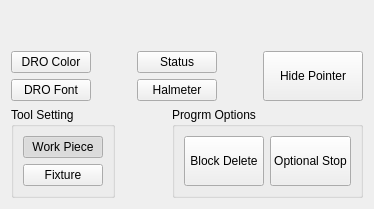
           <widget class="QWidget" name="tab_preference">
            <attribute name="title">
             <string>Prefs</string>
            </attribute>
            <layout class="QVBoxLayout" name="verticalLayout_15">
             <item>
              <spacer name="verticalSpacer_8">
               <property name="orientation">
                <enum>Qt::Vertical</enum>
               </property>
               <property name="sizeHint" stdset="0">
                <size>
                 <width>20</width>
                 <height>40</height>
                </size>
               </property>
              </spacer>
             </item>
             <item>
              <layout class="QHBoxLayout" name="horizontalLayout_4">
               <item>
                <layout class="QVBoxLayout" name="verticalLayout_22">
                 <item>
                  <widget class="QPushButton" name="pushButton_dro_color">
                   <property name="sizePolicy">
                    <sizepolicy hsizetype="Minimum" vsizetype="Expanding">
                     <horstretch>0</horstretch>
                     <verstretch>0</verstretch>
                    </sizepolicy>
                   </property>
                   <property name="text">
                    <string>DRO Color</string>
                   </property>
                  </widget>
                 </item>
                 <item>
                  <widget class="QPushButton" name="pushButton">
                   <property name="sizePolicy">
                    <sizepolicy hsizetype="Minimum" vsizetype="Expanding">
                     <horstretch>0</horstretch>
                     <verstretch>0</verstretch>
                    </sizepolicy>
                   </property>
                   <property name="text">
                    <string>DRO Font</string>
                   </property>
                  </widget>
                 </item>
                </layout>
               </item>
               <item>
                <spacer name="horizontalSpacer_2">
                 <property name="orientation">
                  <enum>Qt::Horizontal</enum>
                 </property>
                 <property name="sizeHint" stdset="0">
                  <size>
                   <width>40</width>
                   <height>20</height>
                  </size>
                 </property>
                </spacer>
               </item>
               <item>
                <layout class="QVBoxLayout" name="verticalLayout_25">
                 <item>
                  <widget class="ActionButton" name="actionbutton_5">
                   <property name="sizePolicy">
                    <sizepolicy hsizetype="Minimum" vsizetype="Expanding">
                     <horstretch>0</horstretch>
                     <verstretch>0</verstretch>
                    </sizepolicy>
                   </property>
                   <property name="text">
                    <string>Status</string>
                   </property>
                   <property name="launch_status_action" stdset="0">
                    <bool>true</bool>
                   </property>
                   <property name="template_label_option" stdset="0">
                    <bool>false</bool>
                   </property>
                   <property name="joint_number" stdset="0">
                    <number>0</number>
                   </property>
                   <property name="incr_imperial_number" stdset="0">
                    <double>0.010000000000000</double>
                   </property>
                   <property name="incr_mm_number" stdset="0">
                    <double>0.025000000000000</double>
                   </property>
                   <property name="incr_angular_number" stdset="0">
                    <double>-1.000000000000000</double>
                   </property>
                   <property name="toggle_float_option" stdset="0">
                    <bool>false</bool>
                   </property>
                   <property name="float_num" stdset="0">
                    <double>100.000000000000000</double>
                   </property>
                   <property name="float_alt_num" stdset="0">
                    <double>50.000000000000000</double>
                   </property>
                   <property name="view_type_string" stdset="0">
                    <string>P</string>
                   </property>
                   <property name="command_text_string" stdset="0">
                    <string/>
                   </property>
                   <property name="ini_mdi_number" stdset="0">
                    <number>0</number>
                   </property>
                   <property name="textTemplate" stdset="0">
                    <string>%1.3f in</string>
                   </property>
                   <property name="alt_textTemplate" stdset="0">
                    <string>%1.2f mm</string>
                   </property>
                  </widget>
                 </item>
                 <item>
                  <widget class="ActionButton" name="actionbutton_11">
                   <property name="sizePolicy">
                    <sizepolicy hsizetype="Minimum" vsizetype="Expanding">
                     <horstretch>0</horstretch>
                     <verstretch>0</verstretch>
                    </sizepolicy>
                   </property>
                   <property name="text">
                    <string>Halmeter</string>
                   </property>
                   <property name="launch_halmeter_action" stdset="0">
                    <bool>true</bool>
                   </property>
                   <property name="launch_status_action" stdset="0">
                    <bool>false</bool>
                   </property>
                   <property name="template_label_option" stdset="0">
                    <bool>false</bool>
                   </property>
                   <property name="joint_number" stdset="0">
                    <number>0</number>
                   </property>
                   <property name="incr_imperial_number" stdset="0">
                    <double>0.010000000000000</double>
                   </property>
                   <property name="incr_mm_number" stdset="0">
                    <double>0.025000000000000</double>
                   </property>
                   <property name="incr_angular_number" stdset="0">
                    <double>-1.000000000000000</double>
                   </property>
                   <property name="toggle_float_option" stdset="0">
                    <bool>false</bool>
                   </property>
                   <property name="float_num" stdset="0">
                    <double>100.000000000000000</double>
                   </property>
                   <property name="float_alt_num" stdset="0">
                    <double>50.000000000000000</double>
                   </property>
                   <property name="view_type_string" stdset="0">
                    <string>P</string>
                   </property>
                   <property name="command_text_string" stdset="0">
                    <string/>
                   </property>
                   <property name="ini_mdi_number" stdset="0">
                    <number>0</number>
                   </property>
                   <property name="textTemplate" stdset="0">
                    <string>%1.3f in</string>
                   </property>
                   <property name="alt_textTemplate" stdset="0">
                    <string>%1.2f mm</string>
                   </property>
                  </widget>
                 </item>
                </layout>
               </item>
               <item>
                <spacer name="horizontalSpacer">
                 <property name="orientation">
                  <enum>Qt::Horizontal</enum>
                 </property>
                 <property name="sizeHint" stdset="0">
                  <size>
                   <width>40</width>
                   <height>20</height>
                  </size>
                 </property>
                </spacer>
               </item>
               <item>
                <widget class="PushButton" name="pushbutton">
                 <property name="sizePolicy">
                  <sizepolicy hsizetype="Minimum" vsizetype="Expanding">
                   <horstretch>0</horstretch>
                   <verstretch>0</verstretch>
                  </sizepolicy>
                 </property>
                 <property name="minimumSize">
                  <size>
                   <width>100</width>
                   <height>0</height>
                  </size>
                 </property>
                 <property name="text">
                  <string>Hide Pointer</string>
                 </property>
                 <property name="checkable">
                  <bool>true</bool>
                 </property>
                 <property name="indicator_option" stdset="0">
                  <bool>true</bool>
                 </property>
                 <property name="indicator_size" stdset="0">
                  <double>0.150000000000000</double>
                 </property>
                </widget>
               </item>
              </layout>
             </item>
             <item>
              <layout class="QHBoxLayout" name="horizontalLayout_3" stretch="0,0,1">
               <item>
                <widget class="QGroupBox" name="groupBox_6">
                 <property name="title">
                  <string>Tool Setting</string>
                 </property>
                 <layout class="QVBoxLayout" name="verticalLayout_20">
                  <item>
                   <layout class="QVBoxLayout" name="verticalLayout_18">
                    <item>
                     <widget class="ActionButton" name="actionbutton_10">
                      <property name="sizePolicy">
                       <sizepolicy hsizetype="Minimum" vsizetype="Expanding">
                        <horstretch>0</horstretch>
                        <verstretch>0</verstretch>
                       </sizepolicy>
                      </property>
                      <property name="text">
                       <string>Work Piece</string>
                      </property>
                      <property name="checkable">
                       <bool>true</bool>
                      </property>
                      <property name="checked">
                       <bool>true</bool>
                      </property>
                      <property name="autoExclusive">
                       <bool>true</bool>
                      </property>
                      <property name="indicator_option" stdset="0">
                       <bool>true</bool>
                      </property>
                      <property name="indicator_HAL_pin_option" stdset="0">
                       <bool>false</bool>
                      </property>
                      <property name="checked_state_text_option" stdset="0">
                       <bool>false</bool>
                      </property>
                      <property name="python_command_option" stdset="0">
                       <bool>false</bool>
                      </property>
                      <property name="on_color" stdset="0">
                       <color>
                        <red>255</red>
                        <green>0</green>
                        <blue>0</blue>
                       </color>
                      </property>
                      <property name="off_color" stdset="0">
                       <color>
                        <red>0</red>
                        <green>0</green>
                        <blue>0</blue>
                       </color>
                      </property>
                      <property name="indicator_size" stdset="0">
                       <double>0.300000000000000</double>
                      </property>
                      <property name="true_python_cmd_string" stdset="0">
                       <string>print&quot;true command&quot;</string>
                      </property>
                      <property name="false_python_cmd_string" stdset="0">
                       <string>print&quot;false command&quot;</string>
                      </property>
                     </widget>
                    </item>
                    <item>
                     <widget class="ActionButton" name="actionbutton_9">
                      <property name="sizePolicy">
                       <sizepolicy hsizetype="Minimum" vsizetype="Expanding">
                        <horstretch>0</horstretch>
                        <verstretch>0</verstretch>
                       </sizepolicy>
                      </property>
                      <property name="text">
                       <string>Fixture</string>
                      </property>
                      <property name="checkable">
                       <bool>true</bool>
                      </property>
                      <property name="autoExclusive">
                       <bool>true</bool>
                      </property>
                      <property name="indicator_option" stdset="0">
                       <bool>true</bool>
                      </property>
                      <property name="indicator_HAL_pin_option" stdset="0">
                       <bool>false</bool>
                      </property>
                      <property name="checked_state_text_option" stdset="0">
                       <bool>false</bool>
                      </property>
                      <property name="python_command_option" stdset="0">
                       <bool>false</bool>
                      </property>
                      <property name="on_color" stdset="0">
                       <color>
                        <red>255</red>
                        <green>0</green>
                        <blue>0</blue>
                       </color>
                      </property>
                      <property name="off_color" stdset="0">
                       <color>
                        <red>0</red>
                        <green>0</green>
                        <blue>0</blue>
                       </color>
                      </property>
                      <property name="indicator_size" stdset="0">
                       <double>0.300000000000000</double>
                      </property>
                      <property name="true_python_cmd_string" stdset="0">
                       <string>print&quot;true command&quot;</string>
                      </property>
                      <property name="false_python_cmd_string" stdset="0">
                       <string>print&quot;false command&quot;</string>
                      </property>
                     </widget>
                    </item>
                   </layout>
                  </item>
                 </layout>
                </widget>
               </item>
               <item>
                <spacer name="horizontalSpacer_6">
                 <property name="orientation">
                  <enum>Qt::Horizontal</enum>
                 </property>
                 <property name="sizeHint" stdset="0">
                  <size>
                   <width>40</width>
                   <height>20</height>
                  </size>
                 </property>
                </spacer>
               </item>
               <item>
                <widget class="QGroupBox" name="groupBox_5">
                 <property name="sizePolicy">
                  <sizepolicy hsizetype="Fixed" vsizetype="Preferred">
                   <horstretch>0</horstretch>
                   <verstretch>0</verstretch>
                  </sizepolicy>
                 </property>
                 <property name="title">
                  <string>Progrm Options</string>
                 </property>
                 <layout class="QVBoxLayout" name="verticalLayout_21">
                  <item>
                   <layout class="QGridLayout" name="gridLayout_10">
                    <item row="0" column="1">
                     <widget class="ActionButton" name="actionbutton_4">
                      <property name="sizePolicy">
                       <sizepolicy hsizetype="Minimum" vsizetype="Expanding">
                        <horstretch>0</horstretch>
                        <verstretch>0</verstretch>
                       </sizepolicy>
                      </property>
                      <property name="text">
                       <string>Optional Stop</string>
                      </property>
                      <property name="checkable">
                       <bool>true</bool>
                      </property>
                      <property name="indicator_option" stdset="0">
                       <bool>true</bool>
                      </property>
                      <property name="indicator_size" stdset="0">
                       <double>0.150000000000000</double>
                      </property>
                      <property name="optional_stop_action" stdset="0">
                       <bool>true</bool>
                      </property>
                     </widget>
                    </item>
                    <item row="0" column="0">
                     <widget class="ActionButton" name="actionbutton_2">
                      <property name="sizePolicy">
                       <sizepolicy hsizetype="Minimum" vsizetype="Expanding">
                        <horstretch>0</horstretch>
                        <verstretch>0</verstretch>
                       </sizepolicy>
                      </property>
                      <property name="text">
                       <string>Block Delete</string>
                      </property>
                      <property name="checkable">
                       <bool>true</bool>
                      </property>
                      <property name="indicator_option" stdset="0">
                       <bool>true</bool>
                      </property>
                      <property name="indicator_size" stdset="0">
                       <double>0.150000000000000</double>
                      </property>
                      <property name="block_delete_action" stdset="0">
                       <bool>true</bool>
                      </property>
                      <property name="template_label_option" stdset="0">
                       <bool>false</bool>
                      </property>
                      <property name="joint_number" stdset="0">
                       <number>0</number>
                      </property>
                      <property name="incr_imperial_number" stdset="0">
                       <double>0.010000000000000</double>
                      </property>
                      <property name="incr_mm_number" stdset="0">
                       <double>0.025000000000000</double>
                      </property>
                      <property name="incr_angular_number" stdset="0">
                       <double>-1.000000000000000</double>
                      </property>
                      <property name="toggle_float_option" stdset="0">
                       <bool>false</bool>
                      </property>
                      <property name="float_num" stdset="0">
                       <double>100.000000000000000</double>
                      </property>
                      <property name="float_alt_num" stdset="0">
                       <double>50.000000000000000</double>
                      </property>
                      <property name="view_type_string" stdset="0">
                       <string>P</string>
                      </property>
                      <property name="command_text_string" stdset="0">
                       <string/>
                      </property>
                      <property name="ini_mdi_number" stdset="0">
                       <number>0</number>
                      </property>
                      <property name="textTemplate" stdset="0">
                       <string>%1.3f in</string>
                      </property>
                      <property name="alt_textTemplate" stdset="0">
                       <string>%1.2f mm</string>
                      </property>
                     </widget>
                    </item>
                   </layout>
                  </item>
                 </layout>
                </widget>
               </item>
              </layout>
             </item>
            </layout>
           </widget>
